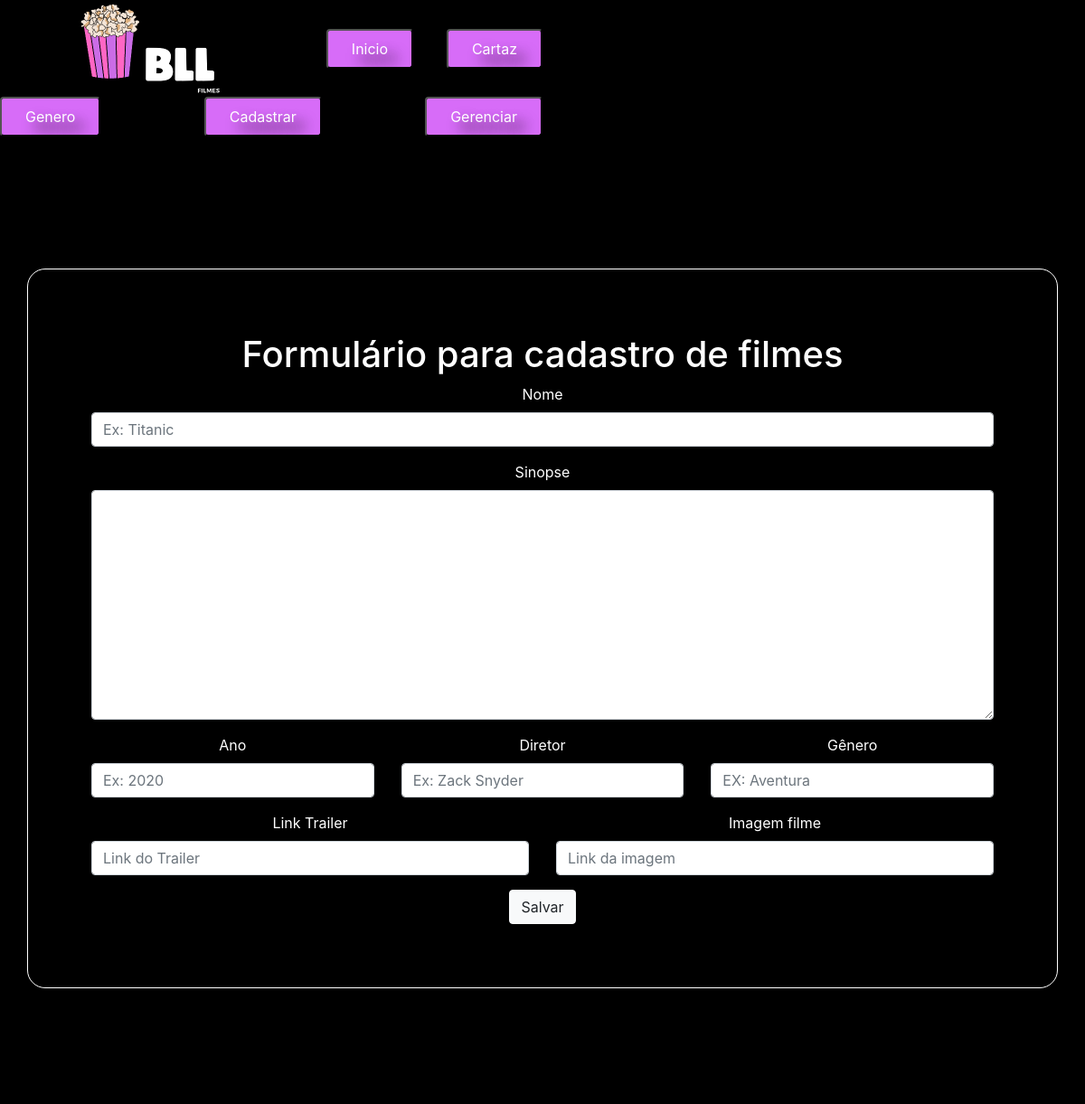
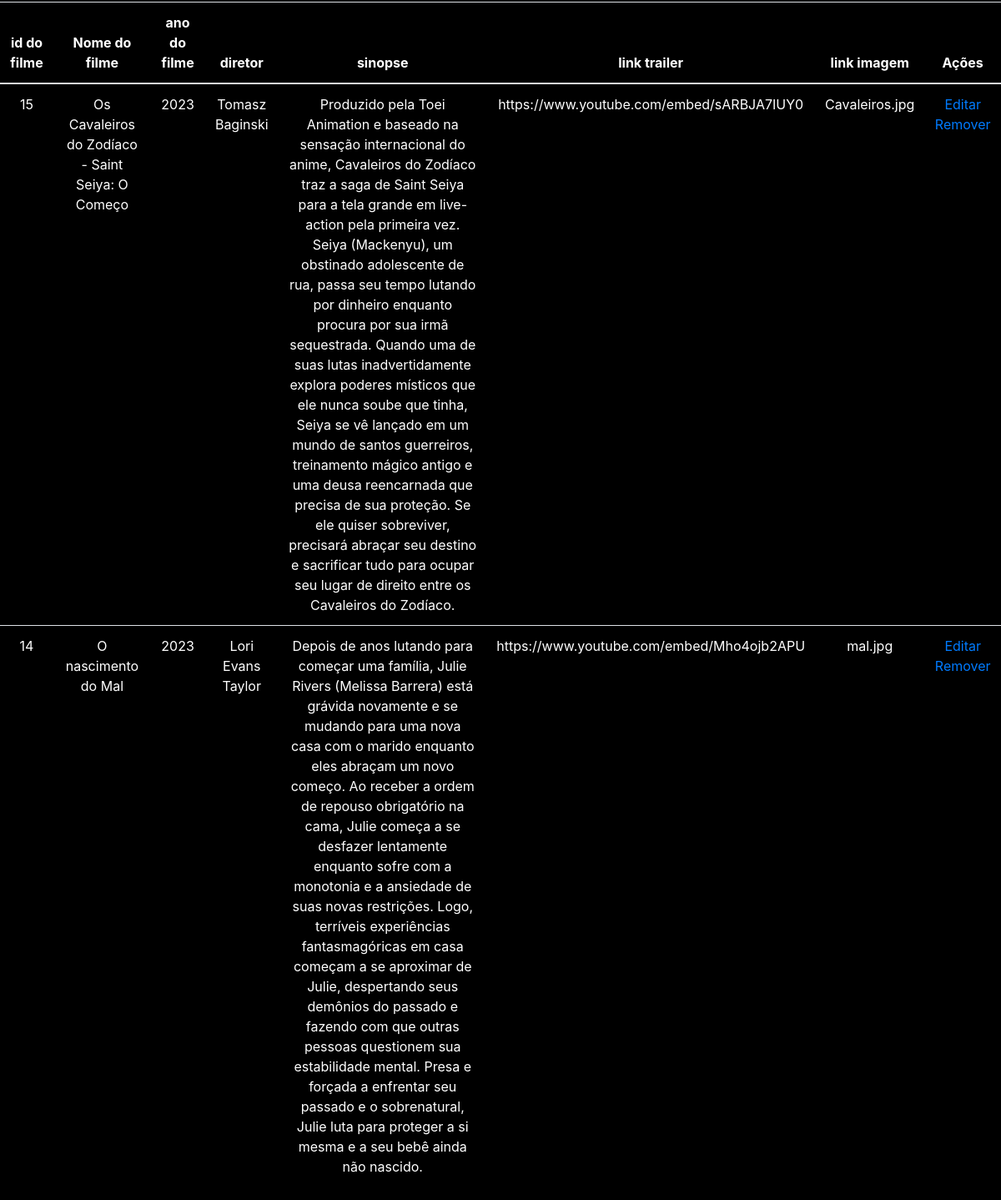
The page /gerenciar.php on the database its author committed (2 pictures, top to bottom).
### tables this page shows
CREATE TABLE IF NOT EXISTS `filmes` (
  `idFilme` int(11) NOT NULL AUTO_INCREMENT,
  `nomeFilme` varchar(255) DEFAULT NULL,
  `anoFilme` varchar(255) DEFAULT NULL,
  `diretor` varchar(255) DEFAULT NULL,
  `descricao` varchar(1000) DEFAULT NULL,
  `linkTrailer` varchar(255) DEFAULT NULL,
  `imagemFilme` varchar(255) DEFAULT NULL,
  `idGenero` varchar(255) NOT NULL,
  PRIMARY KEY (`idFilme`),
  KEY `idGenero` (`idGenero`)
);

### gerenciar.php (the view, shortened to what this page needs)
<?php include('cabecalho.php') ?>
<form action="filme-editar.php" class="container formulario" method="POST">
    <h1>Formulário para cadastro de filmes</h1>
    <div class="row">
        <div class="mb-3 col-12">
            <label for="nomeFilme" class="form-label">Nome</label>
            <input type="text" class="form-control" id="nome" placeholder="Ex: Titanic" name="nome"  value="<?php echo @$_GET['nomeFilme']; ?>">
        </div>
    </div>
    <div class="row">
        <div class="mb-3 col-12">
            <label for="sinopse" class="form-label">Sinopse</label>
            <textarea name="sinopse" id="sinopse" cols="30" rows="10" class="form-control" name="descricao"><?php echo @$_GET['descricao']; ?></textarea>
        </div>
    </div>
    <div class="row">
    <div class="mb-3 col-4">
            <label for="ano" class="form-label">Ano</label>
            <input type="number" class="form-control" id="ano" placeholder="Ex: 2020" name="ano"  value="<?php echo @$_GET['ano']; ?>">
        </div>
        <div class="mb-3 col-4">
            <label for="diretor" class="form-label">Diretor</label>
            <input type="text" class="form-control" id="diretor" placeholder="Ex: Zack Snyder" name="diretor"  value="<?php echo @$_GET['diretor']; ?>">
        </div>
        <div class="mb-3 col-4">
            <label for="genero" class="form-label">Gênero</label>
            <input type="text" class="form-control" id="genero" placeholder="EX: Aventura" name="genero"  value="<?php echo @$_GET['genero']; ?>">
        </div>
    </div>
    <div class="row">
        <div class="mb-3 col-6">
            <label for="linkTrailer" class="form-label">Link Trailer</label>
            <input type="text" class="form-control" id="linkTrailer" placeholder="Link do Trailer" name="linkTrailer"  value="<?php echo @$_GET['linkTrailer']; ?>">
        </div>
        <div class="mb-3 col-6">
            <label for="imgFilme" class="form-label">Imagem filme</label>
            <input type="text" class="form-control" id="imgFilme" name="imagemFilme" placeholder="Link da imagem"  value="<?php echo @$_GET['imagemFilme']; ?>">
        </div>
    </div>
    <div class="col-auto">
    <button type="submit" class="btn btn-light">Salvar</button>
  </div>
</form>
    <section>
        <table class="table table-striped">
            <thead>
            <tr>
                <th scope="col">id do filme</th>
                <th scope="col">Nome do filme </th>
                <th scope="col">ano do filme</th>
                <th scope="col">diretor</th>
                <th scope="col">sinopse</th>
                <th scope="col">link trailer</th>
                <th scope="col">link imagem</th>
                <th scope="col">Ações</th>
            </tr>
            </thead>
            <tbody>
            <?php
                $stmt = $pdo->prepare("select * from filmes");
                $stmt ->execute();
                while($row = $stmt ->fetch(PDO::FETCH_BOTH)){
                    echo "<tr class='celula'>";
                    echo "<td> $row[0] </td>";
                    echo "<td> $row[1] </td>";
                    echo "<td> $row[2] </td>";
                    echo "<td> $row[3] </td>";
                    echo "<td> $row[4] </td>";
                    echo "<td> $row[5] </td>";
                    echo "<td> $row[6] </td>";
                    echo "<td>
                            <a href='?idFilme=$row[0]&nomeFilme=$row[1]&ano=$row[2]&diretor=$row[3]&descricao=$row[4]&linkTrailer=$row[5]&imagemFilme=$row[6]&genero=$row[7]'> Editar </a>
                            <a href='filme-remover.php?idFilme=$row[0]'> Remover </a>
                            </td>";
                  echo "</tr>";
                }
            ?>
            </tbody>
        </table>
    </section>
</body>
</html>
<?php include('rodape.php') ?>

### css/style.css (style rules this page uses)
body { background-color: black; margin: 0; padding: 0; color: white; text-align: center; }
.formulario { margin: 130px auto; padding: 70px; border-radius: 20px; border: 1px solid; }

### rows shown on the page
filmes: idFilme "15", nomeFilme "Os Cavaleiros do Zodíaco - Saint Seiya: O Começo", anoFilme "2023", diretor "Tomasz Baginski", descricao "Produzido pela Toei Animation e baseado na sensação internacional do anime, Cavaleiros do Zodíaco traz a saga de Saint Seiya para a tela grande em live-action pela primeira vez. Seiya (Mackenyu), um obstinado adolescente de rua, passa seu tempo lutando por dinheiro enquanto procura por sua irmã sequestrada. Quando uma de suas lutas inadvertidamente explora poderes místicos que ele nunca soube que tinha, Seiya se vê lançado em um mundo de santos guerreiros, treinamento mágico antigo e uma deusa reencarnada que precisa de sua proteção. Se ele quiser sobreviver, precisará abraçar seu destino e sacrificar tudo para ocupar seu lugar de direito entre os Cavaleiros do Zodíaco.", linkTrailer "https://www.youtube.com/embed/sARBJA7IUY0", imagemFilme "Cavaleiros.jpg"
filmes: idFilme "14", nomeFilme "O nascimento do Mal", anoFilme "2023", diretor "Lori Evans Taylor", descricao "Depois de anos lutando para começar uma família, Julie Rivers (Melissa Barrera) está grávida novamente e se mudando para uma nova casa com o marido enquanto eles abraçam um novo começo. Ao receber a ordem de repouso obrigatório na cama, Julie começa a se desfazer lentamente enquanto sofre com a monotonia e a ansiedade de suas novas restrições. Logo, terríveis experiências fantasmagóricas em casa começam a se aproximar de Julie, despertando seus demônios do passado e fazendo com que outras pessoas questionem sua estabilidade mental. Presa e forçada a enfrentar seu passado e o sobrenatural, Julie luta para proteger a si mesma e a seu bebê ainda não nascido.", linkTrailer "https://www.youtube.com/embed/Mho4ojb2APU", imagemFilme "mal.jpg"
